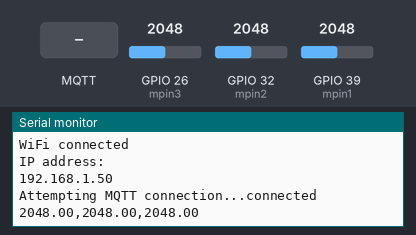
Bench run of a sketch on a simulated ESP32. On the bench: the last lines printed to the serial monitor. The test bench sets the inputs (shaded band); at power-on: GPIO 26 (mpin3) = 2048, GPIO 32 (mpin2) = 2048, GPIO 39 (mpin1) = 2048. WiFi joins after 1.5 s; servers stay silent unless stated; random numbers use the default seed unless the sketch sets one; no MQTT or app messages arrive unless stated.

Above: at 2.7 s.
2.8 s: MQTT message "1" arrives on the first subscribed topic
At 3.8 s:
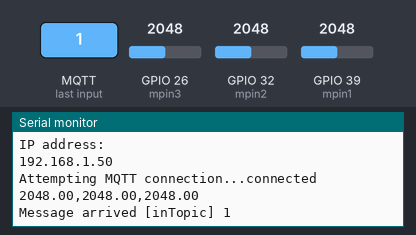
4.3 s: MQTT message "on" arrives on the first subscribed topic
At 5.2 s:
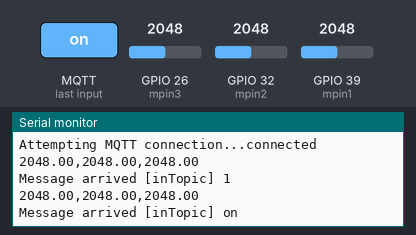
5.8 s: MQTT message "off" arrives on the first subscribed topic
At 5.96 s:
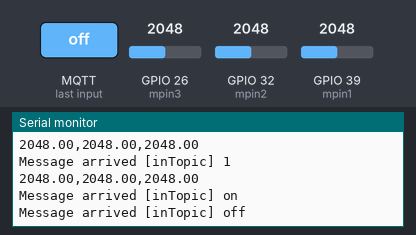
7.3 s: GPIO 26 (mpin3) set to 1960
At 8.6 s:
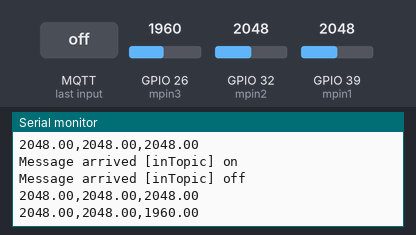
8.8 s: GPIO 32 (mpin2) set to 1960
At 10.2 s:
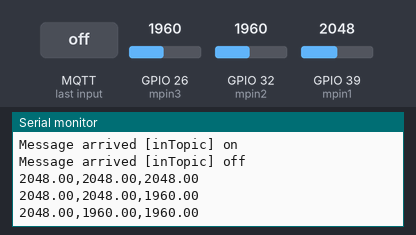
10.3 s: GPIO 39 (mpin1) set to 1960
At 12.6 s:
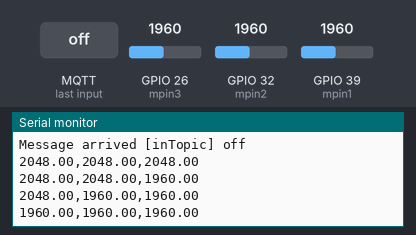

Measured:
- after the input at 2.8 s, the serial monitor: prints a new line at once (image 1)
- after the input at 4.3 s, the serial monitor: prints a new line at once (image 2)
- after the input at 5.8 s, the serial monitor: prints a new line at once (image 3)
- after the input at 7.3 s, the serial monitor: prints a new line after 0.71 s (image 4)
- after the input at 8.8 s, the serial monitor: prints a new line after 1.2 s (image 5)
- after the input at 10.3 s, the serial monitor: prints a new line after 1.7 s (image 6)

The sketch:

Node_Red_DEVICE1_Moisture_OTA.ino
```cpp
#include<Stdio.h>
#include <WiFi.h>
#include <PubSubClient.h>
#include <ESPmDNS.h>
#include <WiFiUdp.h>
#include <ArduinoOTA.h>

#define mpin1 39
#define mpin2 32
#define mpin3 26

float m1 =0;
float m2 =0;
float m3 =0;

char mo1[10];
char mo2[10];
char mo3[10];

// Update these with values suitable for your network.

const char* ssid = "setu";
const char* password = "12345678z";
const char* mqtt_server = "192.168.43.126";

WiFiClient espClient;
PubSubClient client(espClient);

long lastMsg = 0;
int value = 0;


void setup_wifi() {

  delay(10);
  // We start by connecting to a WiFi network
  Serial.println();
  Serial.print("Connecting to ");
  Serial.println(ssid);

  WiFi.begin(ssid, password);

  while (WiFi.status() != WL_CONNECTED) {
    delay(500);
    Serial.print(".");
  }

  randomSeed(micros());

  Serial.println("");
  Serial.println("WiFi connected");
  Serial.println("IP address: ");
  Serial.println(WiFi.localIP());
}

void callback(char* topic, byte* payload, unsigned int length) {
  Serial.print("Message arrived [");
  Serial.print(topic);
  Serial.print("] ");
  for (int i = 0; i < length; i++) {
    Serial.print((char)payload[i]);
  }
  Serial.println();


}

void reconnect() {
  // Loop until we're reconnected
  while (!client.connected()) {
    Serial.print("Attempting MQTT connection...");
    // Create a random client ID
    String clientId = "ESP8266Client-";
    clientId += String(random(0xffff), HEX);
    // Attempt to connect
    if (client.connect(clientId.c_str())) {
      Serial.println("connected");
      // Once connected, publish an announcement...
      client.publish("outTopic", "hello world");
      // ... and resubscribe
      client.subscribe("inTopic");
    } else {
      Serial.print("failed, rc=");
      Serial.print(client.state());
      Serial.println(" try again in 5 seconds");
      // Wait 5 seconds before retrying
      delay(5000);
    }
  }
}

void setup() {

  Serial.begin(115200);
  pinMode(mpin1,INPUT);
  pinMode(mpin2,INPUT);
  pinMode(mpin3,INPUT);

  Serial.println("Booting");
  WiFi.mode(WIFI_STA);
  WiFi.begin(ssid, password);
  while (WiFi.waitForConnectResult() != WL_CONNECTED) {
    Serial.println("Connection Failed! Rebooting...");
    delay(5000);
    ESP.restart();
  }

  ArduinoOTA
    .onStart([]() {
      String type;
      if (ArduinoOTA.getCommand() == U_FLASH)
        type = "sketch";
      else // U_SPIFFS
        type = "filesystem";

      // NOTE: if updating SPIFFS this would be the place to unmount SPIFFS using SPIFFS.end()
      Serial.println("Start updating " + type);
    })
    .onEnd([]() {
      Serial.println("\nEnd");
    })
    .onProgress([](unsigned int progress, unsigned int total) {
      Serial.printf("Progress: %u%%\r", (progress / (total / 100)));
    })
    .onError([](ota_error_t error) {
      Serial.printf("Error[%u]: ", error);
      if (error == OTA_AUTH_ERROR) Serial.println("Auth Failed");
      else if (error == OTA_BEGIN_ERROR) Serial.println("Begin Failed");
      else if (error == OTA_CONNECT_ERROR) Serial.println("Connect Failed");
      else if (error == OTA_RECEIVE_ERROR) Serial.println("Receive Failed");
      else if (error == OTA_END_ERROR) Serial.println("End Failed");
    });

  ArduinoOTA.begin();

  Serial.println("Ready");
  Serial.print("IP address: ");
  Serial.println(WiFi.localIP());

  setup_wifi();
  client.setServer(mqtt_server, 1883);
  client.setCallback(callback);

}

void loop() {

  ArduinoOTA.handle();
  if (!client.connected()) {
    reconnect();
  }
  client.loop();

  m1 = analogRead(mpin1);
  m2 = analogRead(mpin2);
  m3 = analogRead(mpin3);


  long now = millis();
  if (now - lastMsg > 2000) {
    lastMsg = now;
    Serial.print(m1);
    Serial.print(",");
    Serial.print(m2);
    Serial.print(",");
    Serial.println(m3);

    gcvt(m1, 6, mo1);
    gcvt(m2, 6, mo2);
    gcvt(m3, 6, mo3);

    client.publish("Moisture_1", mo1);
    client.publish("Moisture_2", mo2);
    client.publish("Moisture_3", mo3);
  }
}
```
